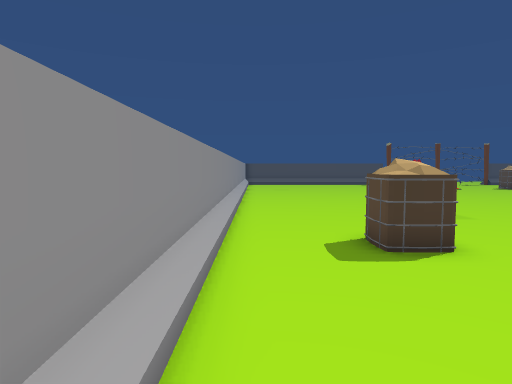
View 1 (above)

24 first-person views from a walk through a Unity game level. The camera is 1.5 m above the floor, tilts 4° down and sees 75° across. The floor is counted in squares, 1 m on a side. Each view is taken from the middle of a square. On the plan, view 1 faces up. The plan holds only what a view shows up to about 15 squares ahead; the rest is blank. The place goes on beyond the plan. The player character is not drawn.

View 2
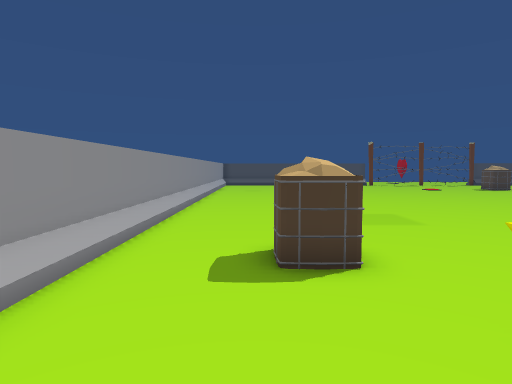

View 3
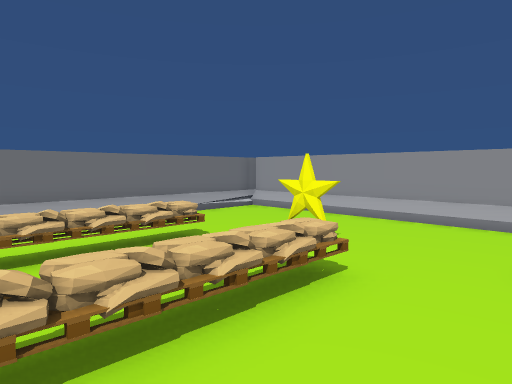

View 4
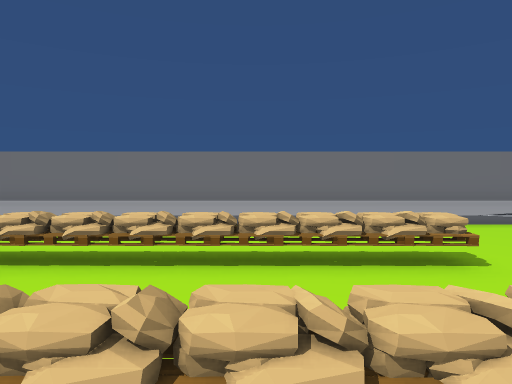

View 5
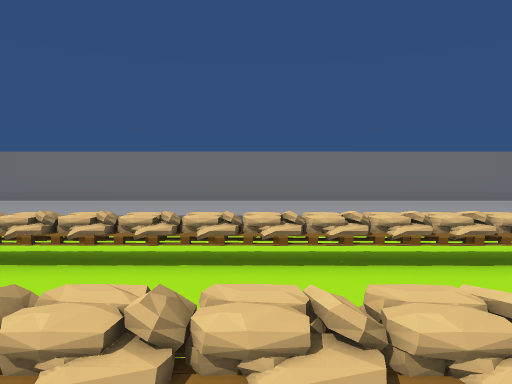

View 6
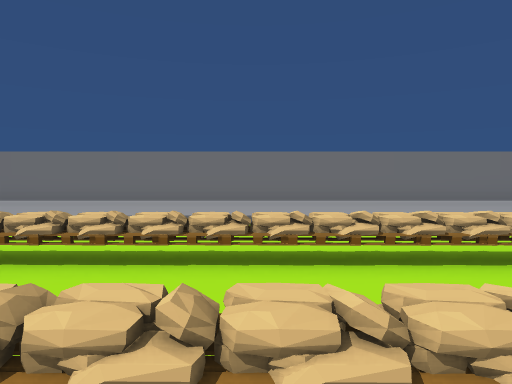

View 7
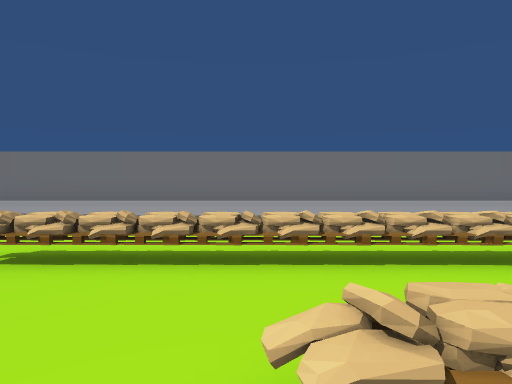

View 8
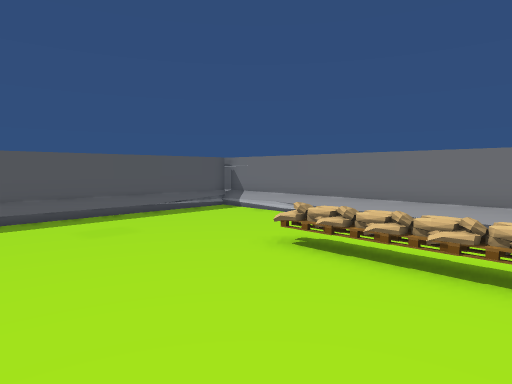

View 9
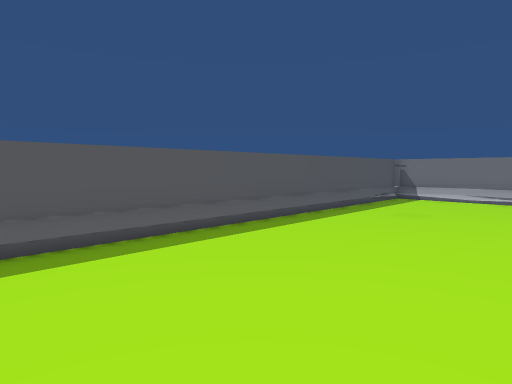

View 10
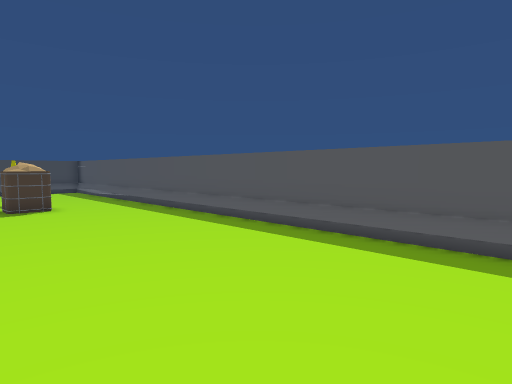

View 11
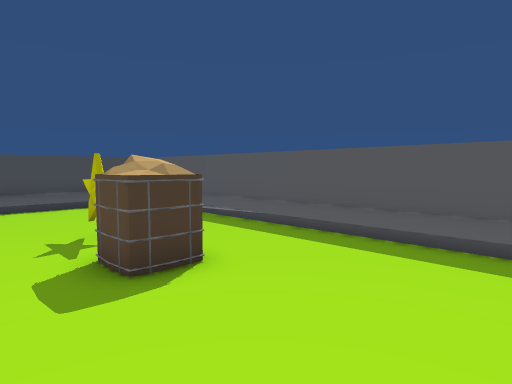

View 12
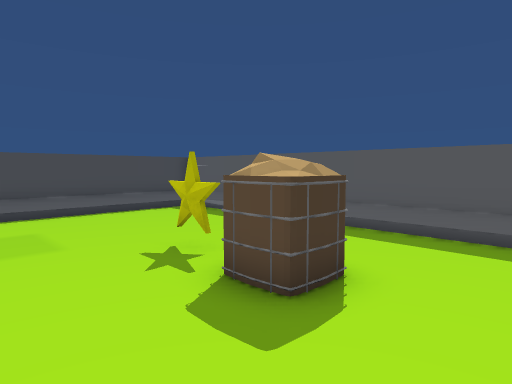

View 13
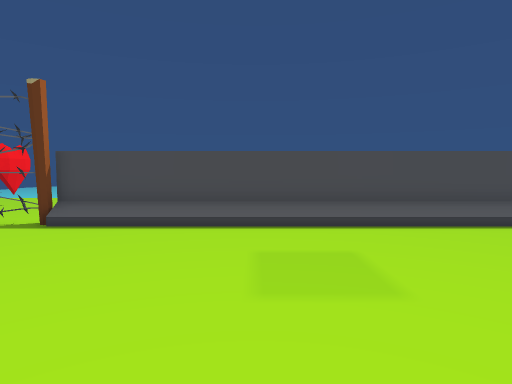

View 14
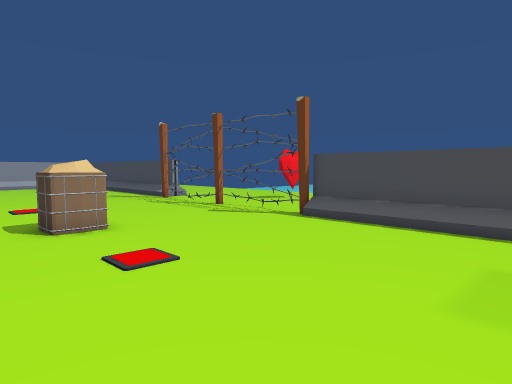

View 15
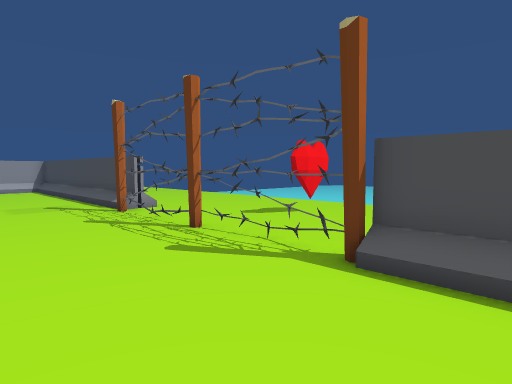

View 16
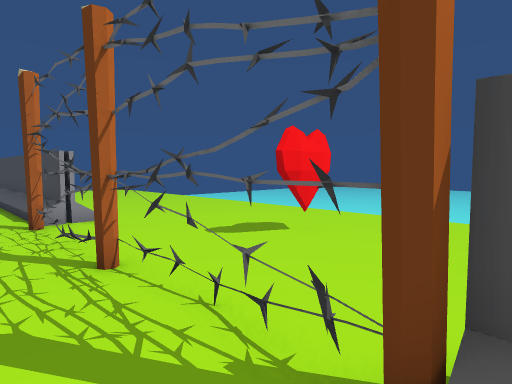

View 17
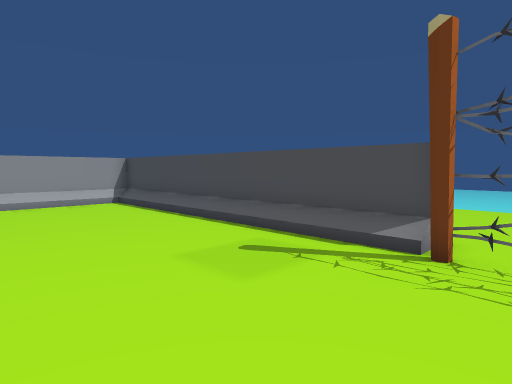

View 18
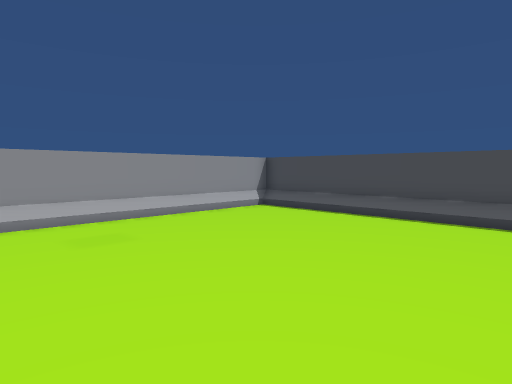

View 19
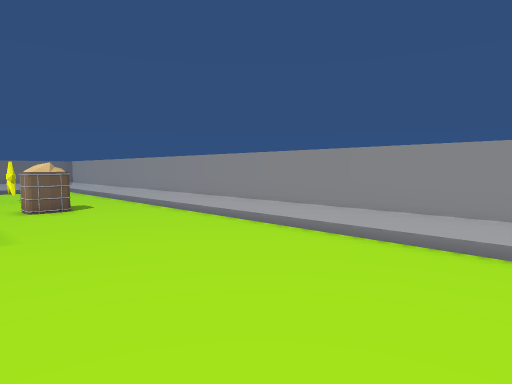

View 20
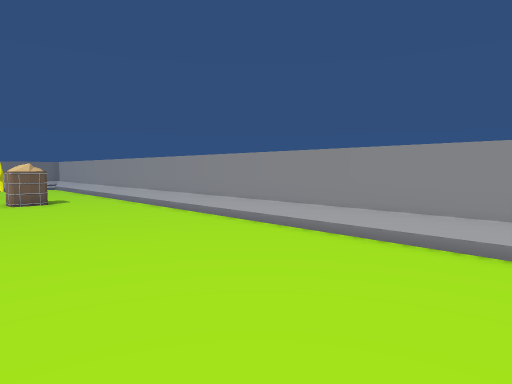

View 21
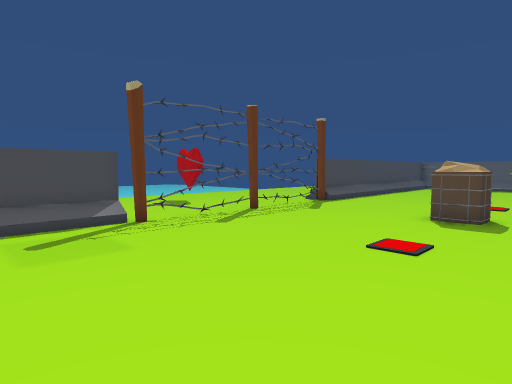

View 22
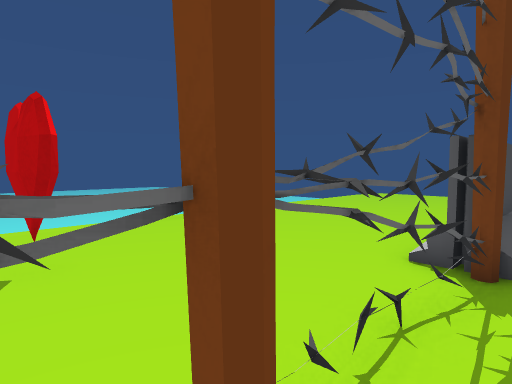

View 23
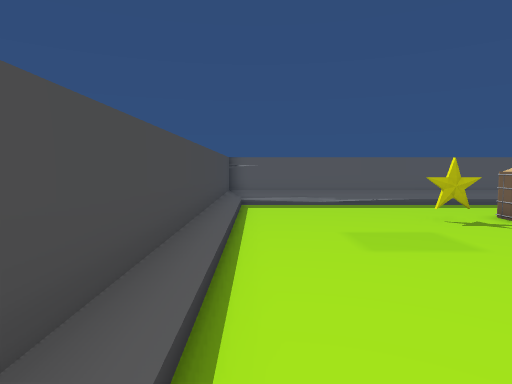

View 24
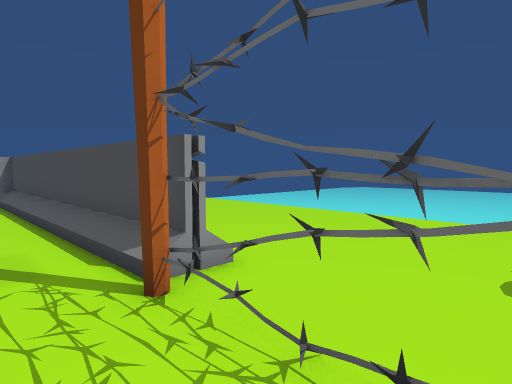

### Floor plan
Key: @ floor where view 1 was taken; # wall or solid block; x gap in a wall; . main floor; : floor 0.5 m higher than the main floor; / step, stairs or slope; = window, fence, low wall or low ledge; ^ raised ledge; S star; O other object.
Columns run from 1 left of view 1 to 35 right of it. Each row starts with its distance up from view 1.
 34        ^^^^^^^^^^^^^^^^^^^^^^^^^^
 33             ^^^^^^^^^^^^^^^^^^
 32 #############^^^^^^^^^^^^
 31 #////////////#x^^.x.x^^##############
 30 #...................................#
 29 #...................................#
 28 #...................................#
 27 #...................................#
 26 #...................................#
 25 #..................OO...............#
 24 #..................OOO..........S...#
 23 #......... ....................OO...#
 22 #.........  ..           .. ...OO...#
 21 #.......  .                  ..OO...#
 20 #.......                     .......#
 19 #.......                    . ......#
 18 #......                       ......#
 17 #.......                     .......#
 16 #..............               ......#
 15 #..............               ......#
 14 #.............                ......#
 13 #............                .......#
 12 #...........                 .......#
 11 #...........                 .......#
 10 #..........                  .......#
  9 #.........                   .......#
  8 #.........                   .......#
  7 #..OOO...                     ......#
  6 #..OO...  .                   ......#
  5 #.........  .      .     .  ........#
  4 #......======.    ...   .. .........#
  3 #.....^^^^^^^^^  ^^^^^  ==..........#
  2 #...S   ..   .     .    ............#
  1 #...  ..............................#
  0 #@....=======:///////.==////:=......#
 -1 #.....====#==////////////////=......#
 -2 #...................................#
 -3 #....   .                      .....#
 -4 ^///////////////////////////////////x
 -5  ^^^^^^^^^^^^^^^^^^^^^^^^^^^^^^^^^^^^

Where each view was taken, in squares from view 1:
view 1: 0 up, 0 right, facing up
view 2: 1 up, 2 right, facing up
view 3: 6 up, 9 right, facing down-left
view 4: 5 up, 8 right, facing down
view 5: 5 up, 11 right, facing down
view 6: 5 up, 18 right, facing down
view 7: 5 up, 24 right, facing down
view 8: 5 up, 24 right, facing down-right
view 9: 13 up, 28 right, facing down-right
view 10: 8 up, 28 right, facing up-right
view 11: 17 up, 28 right, facing up-right
view 12: 19 up, 27 right, facing up-right
view 13: 22 up, 27 right, facing up
view 14: 22 up, 28 right, facing up-left
view 15: 26 up, 24 right, facing up-left
view 16: 29 up, 22 right, facing up-left
view 17: 25 up, 14 right, facing up-left
view 18: 21 up, 9 right, facing up-left
view 19: 20 up, 6 right, facing down-left
view 20: 23 up, 6 right, facing down-left
view 21: 22 up, 8 right, facing up-right
view 22: 30 up, 16 right, facing up-right
view 23: 30 up, 21 right, facing right
view 24: 29 up, 16 right, facing up-left
